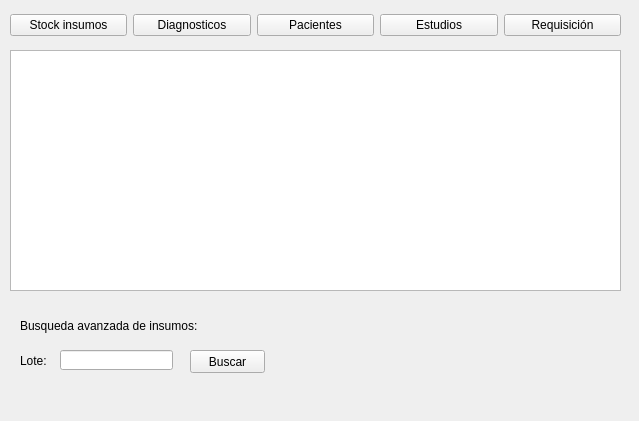
<?xml version="1.0" encoding="UTF-8"?>
<ui version="4.0">
 <class>userForm</class>
 <widget class="QWidget" name="userForm">
  <property name="geometry">
   <rect>
    <x>0</x>
    <y>0</y>
    <width>639</width>
    <height>421</height>
   </rect>
  </property>
  <property name="windowTitle">
   <string>Form</string>
  </property>
  <widget class="QTableView" name="databaseTableView">
   <property name="geometry">
    <rect>
     <x>10</x>
     <y>50</y>
     <width>611</width>
     <height>241</height>
    </rect>
   </property>
  </widget>
  <widget class="QStackedWidget" name="stackedWidget">
   <property name="geometry">
    <rect>
     <x>20</x>
     <y>310</y>
     <width>601</width>
     <height>101</height>
    </rect>
   </property>
   <widget class="QWidget" name="stacked1">
    <widget class="QLabel" name="label">
     <property name="geometry">
      <rect>
       <x>0</x>
       <y>0</y>
       <width>201</width>
       <height>31</height>
      </rect>
     </property>
     <property name="text">
      <string>Busqueda avanzada de insumos:</string>
     </property>
    </widget>
    <widget class="QLabel" name="label_2">
     <property name="geometry">
      <rect>
       <x>0</x>
       <y>40</y>
       <width>47</width>
       <height>21</height>
      </rect>
     </property>
     <property name="text">
      <string>Lote:</string>
     </property>
    </widget>
    <widget class="QLineEdit" name="lineEdit">
     <property name="geometry">
      <rect>
       <x>40</x>
       <y>40</y>
       <width>113</width>
       <height>20</height>
      </rect>
     </property>
    </widget>
    <widget class="QPushButton" name="pushButton_2">
     <property name="geometry">
      <rect>
       <x>170</x>
       <y>40</y>
       <width>75</width>
       <height>23</height>
      </rect>
     </property>
     <property name="text">
      <string>Buscar</string>
     </property>
    </widget>
   </widget>
   <widget class="QWidget" name="stacked2">
    <widget class="QLabel" name="label_3">
     <property name="geometry">
      <rect>
       <x>0</x>
       <y>40</y>
       <width>71</width>
       <height>21</height>
      </rect>
     </property>
     <property name="text">
      <string>ID doctor:</string>
     </property>
    </widget>
    <widget class="QLineEdit" name="lineEdit_2">
     <property name="geometry">
      <rect>
       <x>70</x>
       <y>40</y>
       <width>113</width>
       <height>20</height>
      </rect>
     </property>
    </widget>
    <widget class="QLabel" name="label_4">
     <property name="geometry">
      <rect>
       <x>0</x>
       <y>0</y>
       <width>221</width>
       <height>31</height>
      </rect>
     </property>
     <property name="text">
      <string>Busqueda avanzada de diagnosticos:</string>
     </property>
    </widget>
    <widget class="QPushButton" name="pushButton_3">
     <property name="geometry">
      <rect>
       <x>200</x>
       <y>40</y>
       <width>75</width>
       <height>23</height>
      </rect>
     </property>
     <property name="text">
      <string>Buscar</string>
     </property>
    </widget>
   </widget>
   <widget class="QWidget" name="stacked3">
    <widget class="QLabel" name="label_5">
     <property name="geometry">
      <rect>
       <x>0</x>
       <y>40</y>
       <width>131</width>
       <height>21</height>
      </rect>
     </property>
     <property name="text">
      <string>Número de paciente:</string>
     </property>
    </widget>
    <widget class="QLineEdit" name="lineEdit_3">
     <property name="geometry">
      <rect>
       <x>130</x>
       <y>40</y>
       <width>113</width>
       <height>20</height>
      </rect>
     </property>
    </widget>
    <widget class="QLabel" name="label_6">
     <property name="geometry">
      <rect>
       <x>0</x>
       <y>0</y>
       <width>201</width>
       <height>31</height>
      </rect>
     </property>
     <property name="text">
      <string>Busqueda avanzada de pacientes:</string>
     </property>
    </widget>
    <widget class="QPushButton" name="pushButton_4">
     <property name="geometry">
      <rect>
       <x>260</x>
       <y>40</y>
       <width>75</width>
       <height>23</height>
      </rect>
     </property>
     <property name="text">
      <string>Buscar</string>
     </property>
    </widget>
   </widget>
   <widget class="QWidget" name="stacked4">
    <widget class="QLabel" name="label_7">
     <property name="geometry">
      <rect>
       <x>0</x>
       <y>40</y>
       <width>121</width>
       <height>21</height>
      </rect>
     </property>
     <property name="text">
      <string>Número de estudio:</string>
     </property>
    </widget>
    <widget class="QLineEdit" name="lineEdit_4">
     <property name="geometry">
      <rect>
       <x>130</x>
       <y>40</y>
       <width>113</width>
       <height>20</height>
      </rect>
     </property>
    </widget>
    <widget class="QLabel" name="label_8">
     <property name="geometry">
      <rect>
       <x>0</x>
       <y>0</y>
       <width>201</width>
       <height>31</height>
      </rect>
     </property>
     <property name="text">
      <string>Busqueda avanzada de estudios:</string>
     </property>
    </widget>
    <widget class="QPushButton" name="pushButton_5">
     <property name="geometry">
      <rect>
       <x>260</x>
       <y>40</y>
       <width>75</width>
       <height>23</height>
      </rect>
     </property>
     <property name="text">
      <string>Buscar</string>
     </property>
    </widget>
   </widget>
  </widget>
  <widget class="QWidget" name="layoutWidget">
   <property name="geometry">
    <rect>
     <x>10</x>
     <y>10</y>
     <width>611</width>
     <height>30</height>
    </rect>
   </property>
   <layout class="QHBoxLayout" name="horizontalLayout">
    <item>
     <widget class="QPushButton" name="displaySubjectPB">
      <property name="text">
       <string>Stock insumos</string>
      </property>
     </widget>
    </item>
    <item>
     <widget class="QPushButton" name="displaySubjectPB_2">
      <property name="text">
       <string>Diagnosticos</string>
      </property>
     </widget>
    </item>
    <item>
     <widget class="QPushButton" name="pushButton">
      <property name="text">
       <string>Pacientes</string>
      </property>
     </widget>
    </item>
    <item>
     <widget class="QPushButton" name="displaySubjectPB_3">
      <property name="text">
       <string>Estudios</string>
      </property>
     </widget>
    </item>
    <item>
     <widget class="QPushButton" name="resetTablePB">
      <property name="text">
       <string>Requisición</string>
      </property>
     </widget>
    </item>
   </layout>
  </widget>
 </widget>
 <resources/>
 <connections/>
</ui>
